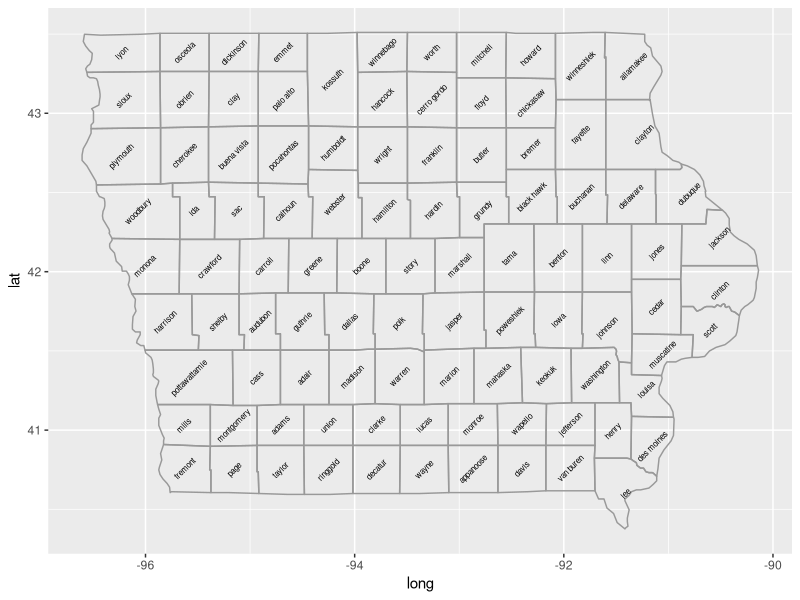
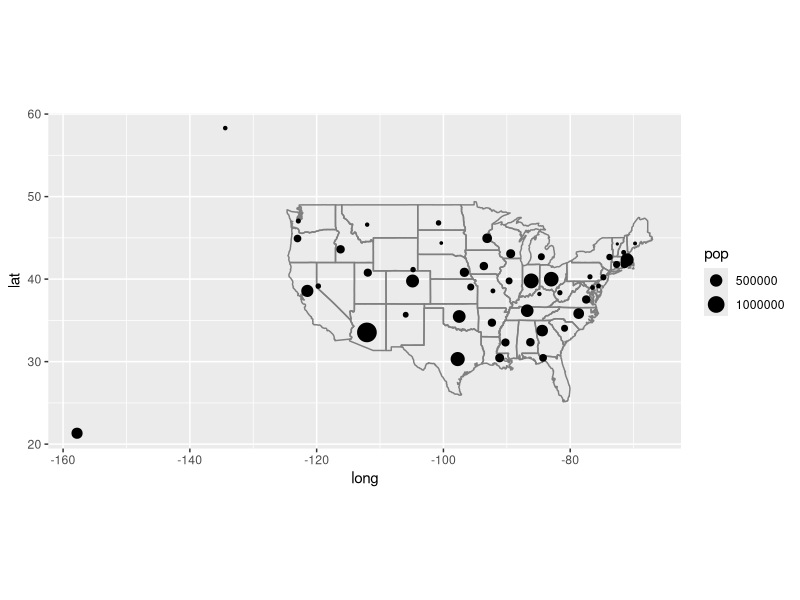
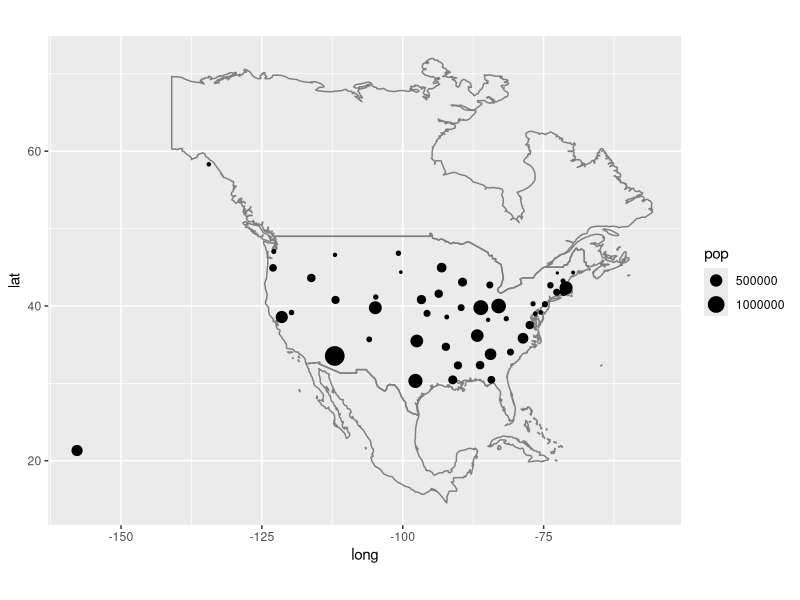

Write the R code that produced these figures, in order.
library(ggplot2)


### Name: borders
### Title: Create a layer of map borders
### Aliases: borders

### ** Examples

if (require("maps")) {

ia <- map_data("county", "iowa")
mid_range <- function(x) mean(range(x))
seats <- do.call(rbind, lapply(split(ia, ia$subregion), function(d) {
  data.frame(lat = mid_range(d$lat), long = mid_range(d$long), subregion = unique(d$subregion))
}))

ggplot(ia, aes(long, lat)) +
  geom_polygon(aes(group = group), fill = NA, colour = "grey60") +
  geom_text(aes(label = subregion), data = seats, size = 2, angle = 45)
}

if (require("maps")) {
data(us.cities)
capitals <- subset(us.cities, capital == 2)
ggplot(capitals, aes(long, lat)) +
  borders("state") +
  geom_point(aes(size = pop)) +
  scale_size_area() +
  coord_quickmap()
}

if (require("maps")) {
# Same map, with some world context
ggplot(capitals, aes(long, lat)) +
  borders("world", xlim = c(-130, -60), ylim = c(20, 50)) +
  geom_point(aes(size = pop)) +
  scale_size_area() +
  coord_quickmap()
}
